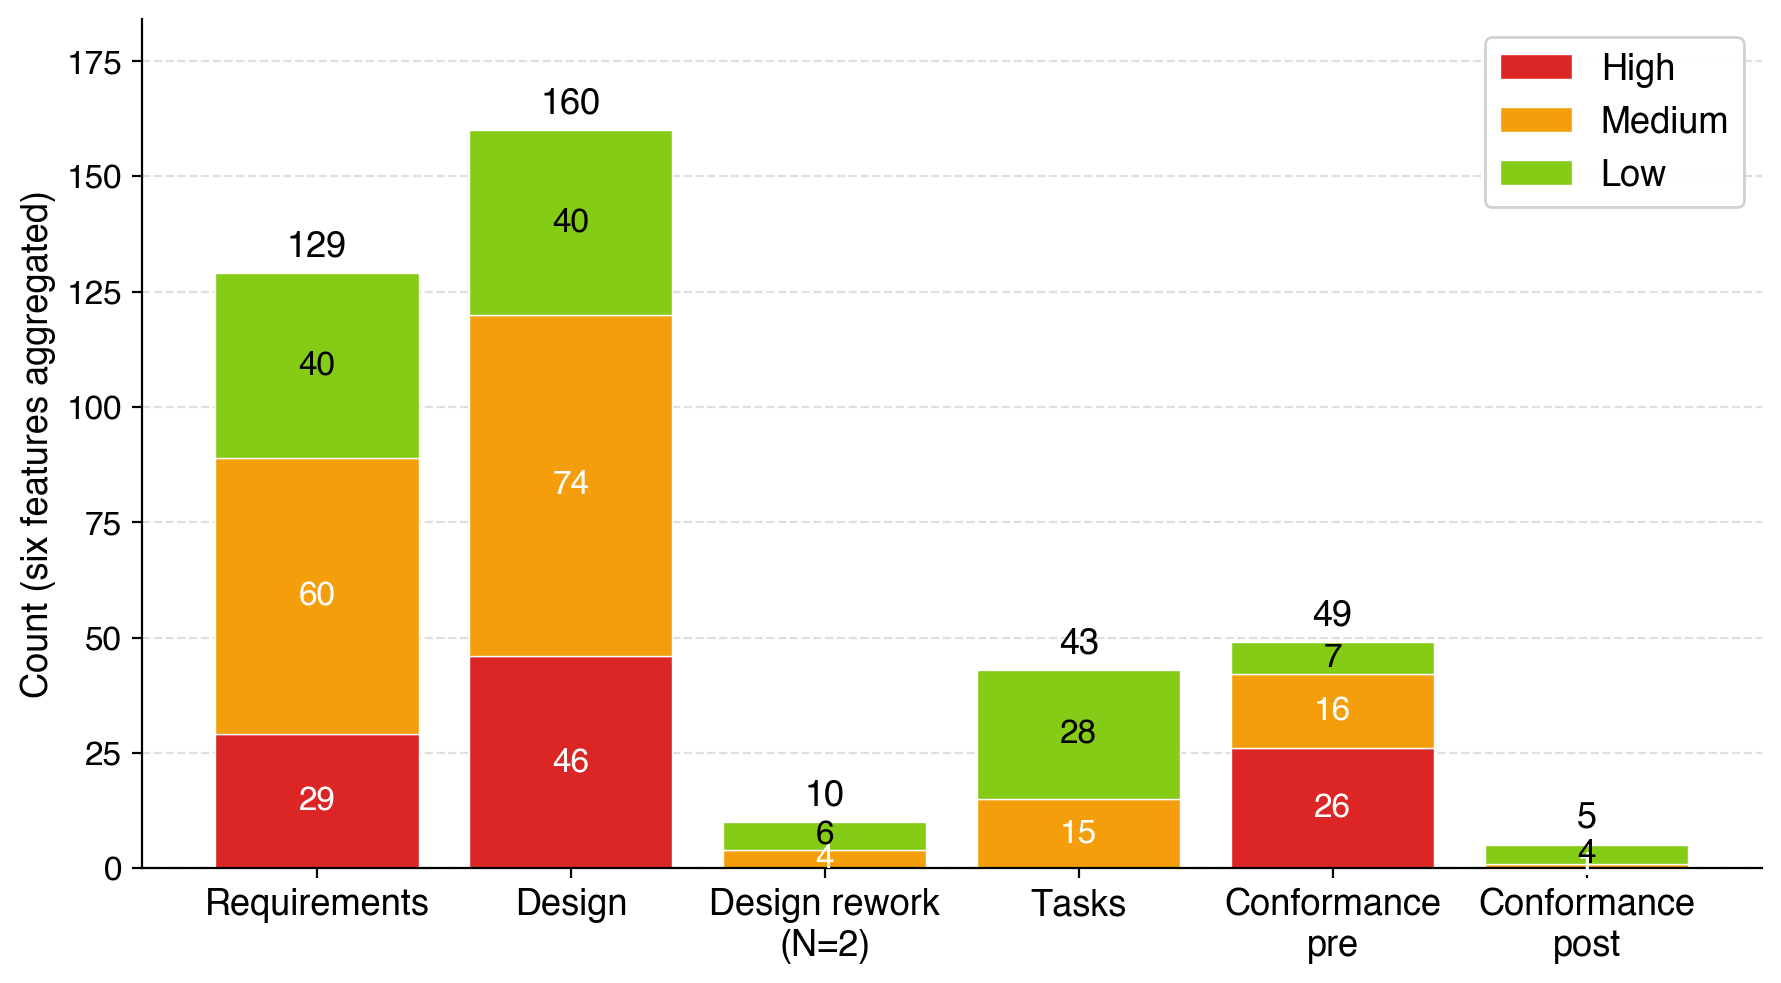

Python code for this plot:
"""
Figure 1: Severity distribution by phase (stacked bar, six features aggregated).
Companion artifact to the SES 2026 practice paper.

Source: evidence-extract-2026-05-20.md sections 1-6.
Paired caption: fig1-caption.md (kept in the same directory).

Design rules (aligned with Figure 2):
- Labels are in English; no in-figure explanation.
- Caption carries the longer notes (e.g., severity vocabulary unification,
  N=2 caveat for the Design rework column).
"""

import matplotlib.pyplot as plt
from matplotlib import rcParams
import os

# Use English-only fonts; avoid Japanese fonts for consistency with caption rule.
rcParams['font.family'] = ['Helvetica', 'Arial', 'sans-serif']
rcParams['axes.unicode_minus'] = False

# Phases (left to right). Design rework column applies only to 2 features.
phases = [
    'Requirements',
    'Design',
    'Design rework\n(N=2)',
    'Tasks',
    'Conformance\npre',
    'Conformance\npost',
]

# Counts aggregated across the six features.
high = [29, 46, 0,  0, 26, 0]
mid  = [60, 74, 4, 15, 16, 1]
low  = [40, 40, 6, 28,  7, 4]

# Color palette (high = red, medium = orange, low = light green).
color_high = '#dc2626'
color_mid  = '#f59e0b'
color_low  = '#84cc16'

fig, ax = plt.subplots(figsize=(9, 5), dpi=120)

x = list(range(len(phases)))
ax.bar(x, high, color=color_high, label='High', edgecolor='white', linewidth=0.5)
ax.bar(x, mid, bottom=high, color=color_mid, label='Medium',
       edgecolor='white', linewidth=0.5)
ax.bar(x, low, bottom=[h + m for h, m in zip(high, mid)], color=color_low,
       label='Low', edgecolor='white', linewidth=0.5)

ax.set_xticks(x)
ax.set_xticklabels(phases, fontsize=13, color='black')
ax.set_ylabel('Count (six features aggregated)', fontsize=13, color='black')
ax.tick_params(axis='y', labelsize=12, labelcolor='black')

# Per-segment counts (shown inside each colored block). Use white on
# red/orange (High/Medium) for contrast; use black on light green (Low).
for i in range(len(phases)):
    if high[i] > 0:
        ax.text(i, high[i] / 2, str(high[i]), ha='center', va='center',
                color='white', fontsize=12, fontweight='bold')
    if mid[i] > 0:
        ax.text(i, high[i] + mid[i] / 2, str(mid[i]), ha='center', va='center',
                color='white', fontsize=12, fontweight='bold')
    if low[i] > 0:
        ax.text(i, high[i] + mid[i] + low[i] / 2, str(low[i]), ha='center',
                va='center', color='black', fontsize=12, fontweight='bold')
    # Stack total above each bar, in black.
    total = high[i] + mid[i] + low[i]
    if total > 0:
        ax.text(i, total + 2, str(total), ha='center', va='bottom',
                fontsize=13, color='black', fontweight='bold')

# Legend top-right, framed lightly, in black.
legend = ax.legend(loc='upper right', fontsize=13, framealpha=0.9)
for text in legend.get_texts():
    text.set_color('black')

# Extend y-axis a bit so the totals do not collide with the top border.
ax.set_ylim(0, max(h + m + l for h, m, l in zip(high, mid, low)) * 1.15)

# Light horizontal grid only.
ax.yaxis.grid(True, linestyle='--', alpha=0.4)
ax.set_axisbelow(True)
ax.spines['top'].set_visible(False)
ax.spines['right'].set_visible(False)

plt.tight_layout()

out_dir = os.path.dirname(os.path.abspath(__file__))
plt.savefig(os.path.join(out_dir, 'fig1-severity-distribution.svg'),
            format='svg', bbox_inches='tight')
plt.savefig(os.path.join(out_dir, 'fig1-severity-distribution.png'),
            format='png', dpi=200, bbox_inches='tight')
print('Saved: fig1-severity-distribution.{svg,png}')
